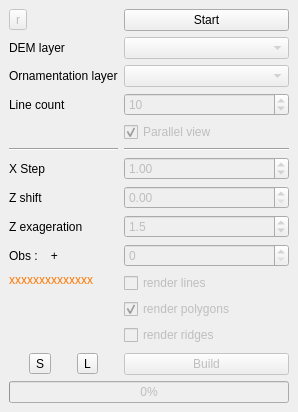
<?xml version="1.0" encoding="UTF-8"?>
<ui version="4.0">
 <class>DemSlicerDockWidgetBase</class>
 <widget class="QDockWidget" name="DemSlicerDockWidgetBase">
  <property name="geometry">
   <rect>
    <x>0</x>
    <y>0</y>
    <width>298</width>
    <height>412</height>
   </rect>
  </property>
  <property name="windowTitle">
   <string>D.E.M. Slicer</string>
  </property>
  <widget class="QWidget" name="dockWidgetContents">
   <layout class="QGridLayout" name="gridLayout">
    <item row="1" column="0">
     <layout class="QGridLayout" name="gridLayout_2">
      <item row="2" column="0">
       <widget class="QLabel" name="rasterListLabel">
        <property name="text">
         <string>DEM layer</string>
        </property>
        <property name="buddy">
         <cstring>rasterList</cstring>
        </property>
       </widget>
      </item>
      <item row="4" column="1">
       <widget class="QSpinBox" name="lineCount">
        <property name="enabled">
         <bool>false</bool>
        </property>
        <property name="minimum">
         <number>3</number>
        </property>
        <property name="maximum">
         <number>999</number>
        </property>
        <property name="value">
         <number>10</number>
        </property>
       </widget>
      </item>
      <item row="18" column="1">
       <widget class="QPushButton" name="btnBuild">
        <property name="enabled">
         <bool>false</bool>
        </property>
        <property name="text">
         <string>Build</string>
        </property>
       </widget>
      </item>
      <item row="0" column="1">
       <widget class="QPushButton" name="btnStart">
        <property name="text">
         <string>Start</string>
        </property>
       </widget>
      </item>
      <item row="4" column="0">
       <widget class="QLabel" name="label_2">
        <property name="text">
         <string>Line count</string>
        </property>
        <property name="buddy">
         <cstring>lineCount</cstring>
        </property>
       </widget>
      </item>
      <item row="12" column="0">
       <widget class="QLabel" name="label">
        <property name="text">
         <string>Z exageration</string>
        </property>
        <property name="buddy">
         <cstring>zFactor</cstring>
        </property>
       </widget>
      </item>
      <item row="12" column="1">
       <widget class="QDoubleSpinBox" name="zFactor">
        <property name="enabled">
         <bool>false</bool>
        </property>
        <property name="decimals">
         <number>1</number>
        </property>
        <property name="minimum">
         <double>0.100000000000000</double>
        </property>
        <property name="singleStep">
         <double>0.100000000000000</double>
        </property>
        <property name="value">
         <double>1.500000000000000</double>
        </property>
       </widget>
      </item>
      <item row="9" column="1">
       <widget class="QDoubleSpinBox" name="xStep">
        <property name="enabled">
         <bool>false</bool>
        </property>
        <property name="minimum">
         <double>0.010000000000000</double>
        </property>
        <property name="maximum">
         <double>9999.000000000000000</double>
        </property>
        <property name="value">
         <double>1.000000000000000</double>
        </property>
       </widget>
      </item>
      <item row="9" column="0">
       <widget class="QLabel" name="label_3">
        <property name="text">
         <string>X Step</string>
        </property>
        <property name="buddy">
         <cstring>xStep</cstring>
        </property>
       </widget>
      </item>
      <item row="11" column="0">
       <widget class="QLabel" name="label_4">
        <property name="text">
         <string>Z shift</string>
        </property>
        <property name="buddy">
         <cstring>zShift</cstring>
        </property>
       </widget>
      </item>
      <item row="11" column="1">
       <widget class="QDoubleSpinBox" name="zShift">
        <property name="enabled">
         <bool>false</bool>
        </property>
        <property name="minimum">
         <double>0.000000000000000</double>
        </property>
        <property name="maximum">
         <double>10000.000000000000000</double>
        </property>
        <property name="value">
         <double>0.000000000000000</double>
        </property>
       </widget>
      </item>
      <item row="14" column="1">
       <layout class="QVBoxLayout" name="verticalLayout">
        <item>
         <widget class="QCheckBox" name="renderLines">
          <property name="enabled">
           <bool>false</bool>
          </property>
          <property name="text">
           <string>render lines</string>
          </property>
          <property name="checked">
           <bool>false</bool>
          </property>
         </widget>
        </item>
        <item>
         <widget class="QCheckBox" name="renderPolygons">
          <property name="enabled">
           <bool>false</bool>
          </property>
          <property name="text">
           <string>render polygons</string>
          </property>
          <property name="checked">
           <bool>true</bool>
          </property>
         </widget>
        </item>
        <item>
         <widget class="QCheckBox" name="renderRidges">
          <property name="enabled">
           <bool>false</bool>
          </property>
          <property name="text">
           <string>render ridges</string>
          </property>
         </widget>
        </item>
        <item>
         <spacer name="verticalSpacer_2">
          <property name="orientation">
           <enum>Qt::Vertical</enum>
          </property>
          <property name="sizeHint" stdset="0">
           <size>
            <width>20</width>
            <height>40</height>
           </size>
          </property>
         </spacer>
        </item>
       </layout>
      </item>
      <item row="8" column="0">
       <widget class="Line" name="line">
        <property name="orientation">
         <enum>Qt::Horizontal</enum>
        </property>
       </widget>
      </item>
      <item row="8" column="1">
       <widget class="Line" name="line_2">
        <property name="orientation">
         <enum>Qt::Horizontal</enum>
        </property>
       </widget>
      </item>
      <item row="2" column="1">
       <widget class="QComboBox" name="rasterList">
        <property name="enabled">
         <bool>false</bool>
        </property>
       </widget>
      </item>
      <item row="5" column="1">
       <widget class="QCheckBox" name="parallelView">
        <property name="enabled">
         <bool>false</bool>
        </property>
        <property name="text">
         <string>Parallel view</string>
        </property>
        <property name="checked">
         <bool>true</bool>
        </property>
       </widget>
      </item>
      <item row="14" column="0">
       <layout class="QVBoxLayout" name="verticalLayout_2">
        <item>
         <widget class="QLabel" name="alert">
          <property name="styleSheet">
           <string notr="true">color: rgb(255, 119, 0);</string>
          </property>
          <property name="text">
           <string>xxxxxxxxxxxxxx</string>
          </property>
         </widget>
        </item>
        <item>
         <spacer name="verticalSpacer">
          <property name="orientation">
           <enum>Qt::Vertical</enum>
          </property>
          <property name="sizeHint" stdset="0">
           <size>
            <width>20</width>
            <height>40</height>
           </size>
          </property>
         </spacer>
        </item>
       </layout>
      </item>
      <item row="3" column="1">
       <widget class="QComboBox" name="poiList">
        <property name="enabled">
         <bool>false</bool>
        </property>
       </widget>
      </item>
      <item row="3" column="0">
       <widget class="QLabel" name="label_5">
        <property name="text">
         <string>Ornamentation layer</string>
        </property>
        <property name="buddy">
         <cstring>poiList</cstring>
        </property>
       </widget>
      </item>
      <item row="0" column="0">
       <widget class="QToolButton" name="reset">
        <property name="enabled">
         <bool>false</bool>
        </property>
        <property name="toolTip">
         <string>Reset zone</string>
        </property>
        <property name="text">
         <string>r</string>
        </property>
       </widget>
      </item>
      <item row="18" column="0">
       <layout class="QHBoxLayout" name="horizontalLayout">
        <item>
         <widget class="QToolButton" name="btnSave">
          <property name="toolTip">
           <string>Save parameters</string>
          </property>
          <property name="text">
           <string>S</string>
          </property>
         </widget>
        </item>
        <item>
         <widget class="QToolButton" name="btnLoad">
          <property name="toolTip">
           <string>Load parameters</string>
          </property>
          <property name="text">
           <string>L</string>
          </property>
         </widget>
        </item>
       </layout>
      </item>
      <item row="13" column="0">
       <widget class="QLabel" name="labelElevation">
        <property name="text">
         <string>Obs :    +</string>
        </property>
       </widget>
      </item>
      <item row="13" column="1">
       <widget class="QSpinBox" name="elevation">
        <property name="enabled">
         <bool>false</bool>
        </property>
        <property name="maximum">
         <number>100000</number>
        </property>
        <property name="singleStep">
         <number>50</number>
        </property>
       </widget>
      </item>
     </layout>
    </item>
    <item row="2" column="0">
     <widget class="QProgressBar" name="progressBar">
      <property name="enabled">
       <bool>false</bool>
      </property>
      <property name="value">
       <number>0</number>
      </property>
     </widget>
    </item>
   </layout>
  </widget>
 </widget>
 <tabstops>
  <tabstop>reset</tabstop>
  <tabstop>btnStart</tabstop>
  <tabstop>rasterList</tabstop>
  <tabstop>poiList</tabstop>
  <tabstop>lineCount</tabstop>
  <tabstop>parallelView</tabstop>
  <tabstop>xStep</tabstop>
  <tabstop>zShift</tabstop>
  <tabstop>zFactor</tabstop>
  <tabstop>elevation</tabstop>
  <tabstop>renderLines</tabstop>
  <tabstop>renderPolygons</tabstop>
  <tabstop>renderRidges</tabstop>
  <tabstop>btnBuild</tabstop>
  <tabstop>btnSave</tabstop>
  <tabstop>btnLoad</tabstop>
 </tabstops>
 <resources/>
 <connections/>
</ui>
